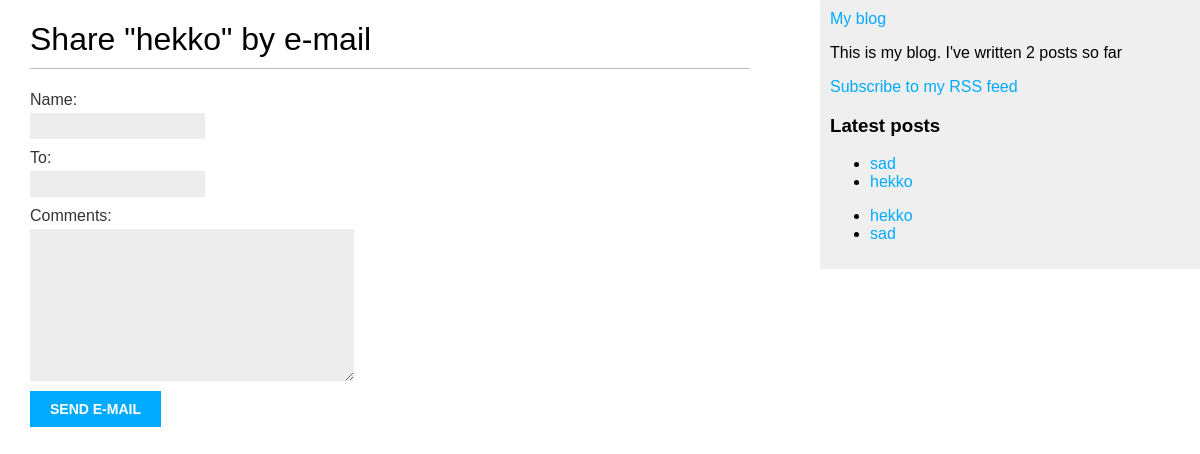
Before: /blog/7/share/ with the older database file.
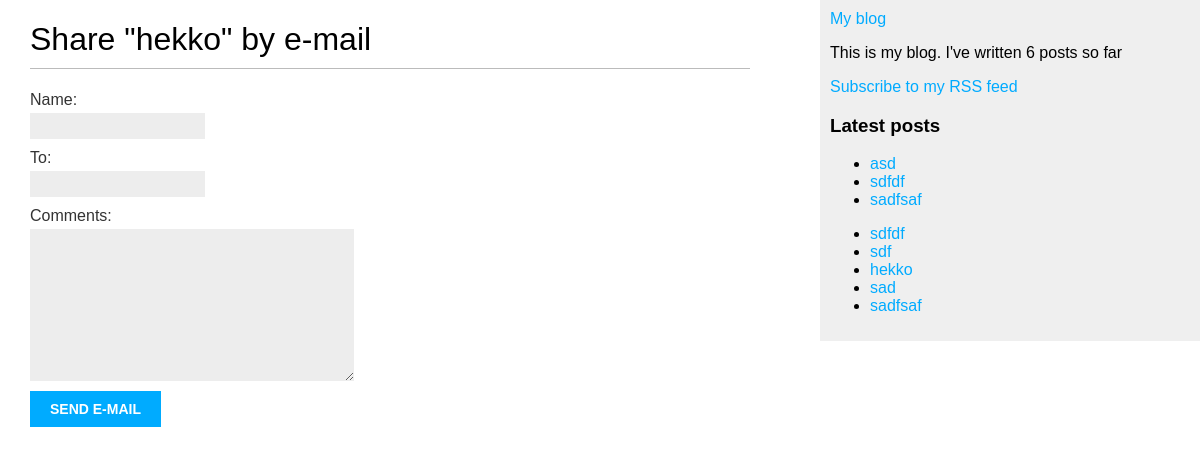
After: the same page with the newer database file.
### blog/models.py (models this page shows, shortened)
class Post(models.Model):
    class Status(models.TextChoices):
        DRAFT = 'DF', 'Draft',
        PUBLISHED = 'PB', 'Published'
    title = models.CharField(max_length=250)
    slug = models.SlugField(max_length=250, unique=True)
    author = models.ForeignKey(User, on_delete=models.CASCADE, related_name='blog_posts')
    body = models.TextField()
    publish = models.DateTimeField(default=timezone.now)
    created = models.DateTimeField(auto_now_add=True)
    updated = models.DateTimeField(auto_now=True)
    status = models.CharField(max_length=2, choices=Status.choices, default=Status.DRAFT)
    objects = models.Manager()
    published = PublishedManager()
    tags = TaggableManager()
    class Meta:
        ordering = ['-publish']
        indexes = [ models.Index(fields=['-publish'])]
    def get_absolute_url(self):
        return reverse('blog:post_detail', args=[self.publish.day,
                                                 self.publish.month,
                                                 self.publish.year,
                                                 self.slug])

### blog/views.py (the view)
# urls.py: path('<int:post_id>/share/', views.post_share, name='post_share'),
def post_share(request, post_id):
    post = get_object_or_404(Post, pk=post_id, status=Post.Status.PUBLISHED)
    sent = False
    if request.method == 'POST':
        form = EmailPostForm(request.POST)
        if form.is_valid():
            cd = form.cleaned_data
            post_url = request.build_absolute_uri(post.get_absolute_url)
            subject = f"{cd['name']}  recommends you read {post.title}"
            message = f"Read {post.title} at {post_url} {cd['name']}\'s comments: {cd['comments']}"
            send_mail(
                subject=subject,
                message=message,
                from_email=settings.EMAIL_HOST_USER,
                recipient_list=[cd['to']],
                fail_silently=False
            )
            sent = True
    else:
        form = EmailPostForm()
    context = {
        'post': post,
        'form': form,
        'sent': sent
    }
    return render(request, 'blog/post/share.html', context)

### blog/forms.py
class EmailPostForm(forms.Form):
    name = forms.CharField(max_length=25)
    to = forms.EmailField()
    comments = forms.CharField(required=False, widget=forms.Textarea)

### blog/models.py (called while the page is built)
    def get_queryset(self) -> QuerySet:
        return super().get_queryset().filter(status=Post.Status.PUBLISHED)

### blog/templatetags/blog_tags.py (called while the page is built)
@register.simple_tag()
def total_posts():
    return Post.published.count()

@register.inclusion_tag('blog/post/latest_posts.html')
def show_latest_posts(count=5):
    latest_posts = Post.published.order_by('-publish')[:count]
    return {'latest_posts': latest_posts}

@register.simple_tag()
def get_most_commented_posts(count=5):
    return Post.published.annotate(total_comments=Count('comments')).order_by('-total_comments')[:count]

### blog/templates/blog/post/share.html (shortened to what this page needs)
{% extends "blog/base.html" %}
{% block content %}
    {% if sent %}
    <h1>E-mail successfully sent</h1>
    <p>
        "{{ post.title }}" was successfully sent
        to {{ form.cleaned_data.to }}.
    </p>
    {% else %}
    <h1>Share "{{ post.title }}" by e-mail</h1>
    <form method="post">
        {{ form.as_p }}
        <input type="submit" value="Send e-mail">
    </form>
    {% endif %}
{% endblock %}

### blog/templates/blog/base.html (shortened to what this page needs)
{% load blog_tags %}
{% load static %}
<!DOCTYPE html>
<html>
<head>
    <link href="{% static 'css/blog.css' %}" rel="stylesheet">
</head>
<body>
    <div id="content">
        {% block content %}
        {% endblock %}
    </div>
    <div id="sidebar">
        <a href="{% url 'blog:post_list' %}">My blog</a>
        <p>This is my blog.
            I've written {% total_posts %} posts so far
        </p>
        <p>
            <a href="{% url "blog:post_feed" %}">
            Subscribe to my RSS feed
            </a>
            </p>
        <h3>Latest posts</h3>
        {% show_latest_posts 3 %}
        {% get_most_commented_posts as most_commented_posts %}
        <ul>
            {% for post in most_commented_posts %}
            <li>
                <a href="{{ post.get_absolute_url }}">{{ post.title }}</a>
            </li>
            {% endfor %}
        </ul>
    </div>
</body>
</html>

### blog/templates/blog/post/latest_posts.html
<ul>
    {% for post in latest_posts  %}
    <li>
        <a href="{{ post.get_absolute_url }}">{{ post.title }}</a>
    </li>
    {% endfor %}
</ul>

Changed rows visible on the page:
no longer on one of the page's lists (row unchanged): Post: title "hekko"
no longer on one of the page's lists (row unchanged): Post: title "sad"
added Post: title "asd", shown under "Latest posts"
added Post: title "sdfdf"
added Post: title "sadfsaf"
added Post: title "sdf"
Other visible differences:
text no longer shown: "2"
text now shown: "6"
